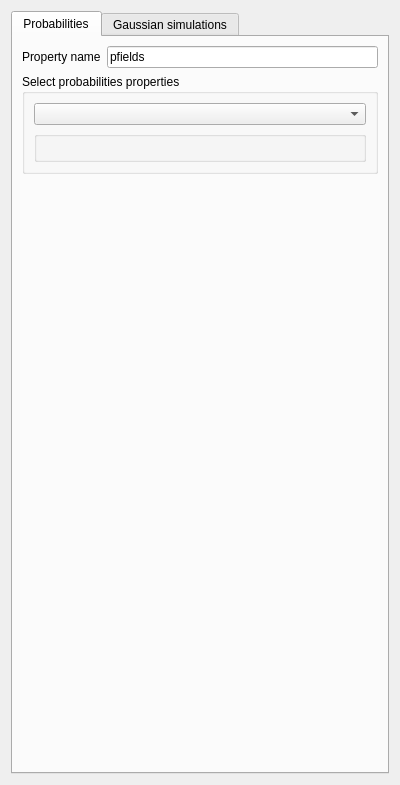
<?xml version="1.0" encoding="UTF-8"?>
<ui version="4.0">
 <class>Form</class>
 <widget class="QWidget" name="Form">
  <property name="geometry">
   <rect>
    <x>0</x>
    <y>0</y>
    <width>400</width>
    <height>785</height>
   </rect>
  </property>
  <property name="windowTitle">
   <string>Form</string>
  </property>
  <property name="AlgorithmCategory" stdset="0">
   <string>LPM-Geomod_Suite</string>
  </property>
  <property name="AlgorithmDescription" stdset="0">
   <string>probability fields simulation</string>
  </property>
  <layout class="QVBoxLayout" name="verticalLayout">
   <item>
    <widget class="QTabWidget" name="tabWidget">
     <property name="currentIndex">
      <number>0</number>
     </property>
     <widget class="QWidget" name="tab1">
      <attribute name="title">
       <string>Probabilities</string>
      </attribute>
      <layout class="QGridLayout" name="gridLayout_3">
       <item row="0" column="0">
        <widget class="QLabel" name="label">
         <property name="text">
          <string>Property name</string>
         </property>
        </widget>
       </item>
       <item row="0" column="1">
        <widget class="QLineEdit" name="lineEdit">
         <property name="sizePolicy">
          <sizepolicy hsizetype="Expanding" vsizetype="Fixed">
           <horstretch>0</horstretch>
           <verstretch>0</verstretch>
          </sizepolicy>
         </property>
         <property name="text">
          <string>pfields</string>
         </property>
        </widget>
       </item>
       <item row="1" column="0" colspan="2">
        <widget class="QGroupBox" name="groupBox_2">
         <property name="title">
          <string>Select probabilities properties</string>
         </property>
         <layout class="QGridLayout" name="gridLayout_2">
          <item row="0" column="0">
           <widget class="GridSelectorBasic" name="gridselectorbasic">
            <property name="sizePolicy">
             <sizepolicy hsizetype="Expanding" vsizetype="Fixed">
              <horstretch>0</horstretch>
              <verstretch>0</verstretch>
             </sizepolicy>
            </property>
           </widget>
          </item>
          <item row="1" column="0">
           <widget class="OrderedPropertySelector" name="orderedpropertyselector">
            <property name="sizePolicy">
             <sizepolicy hsizetype="Expanding" vsizetype="Preferred">
              <horstretch>0</horstretch>
              <verstretch>0</verstretch>
             </sizepolicy>
            </property>
           </widget>
          </item>
         </layout>
        </widget>
       </item>
       <item row="2" column="1">
        <spacer name="verticalSpacer">
         <property name="orientation">
          <enum>Qt::Vertical</enum>
         </property>
         <property name="sizeHint" stdset="0">
          <size>
           <width>20</width>
           <height>40</height>
          </size>
         </property>
        </spacer>
       </item>
      </layout>
     </widget>
     <widget class="QWidget" name="tab2">
      <attribute name="title">
       <string>Gaussian simulations</string>
      </attribute>
      <layout class="QGridLayout" name="gridLayout">
       <item row="0" column="0">
        <widget class="QGroupBox" name="groupBox_3">
         <property name="title">
          <string>Select gaussian simulations properties</string>
         </property>
         <layout class="QVBoxLayout" name="verticalLayout_5">
          <item>
           <widget class="GridSelectorBasic" name="gridselectorbasic_2">
            <property name="sizePolicy">
             <sizepolicy hsizetype="Expanding" vsizetype="Fixed">
              <horstretch>0</horstretch>
              <verstretch>0</verstretch>
             </sizepolicy>
            </property>
           </widget>
          </item>
          <item>
           <widget class="OrderedPropertySelector" name="orderedpropertyselector_2">
            <property name="sizePolicy">
             <sizepolicy hsizetype="Expanding" vsizetype="Preferred">
              <horstretch>0</horstretch>
              <verstretch>0</verstretch>
             </sizepolicy>
            </property>
           </widget>
          </item>
         </layout>
        </widget>
       </item>
       <item row="1" column="0">
        <spacer name="verticalSpacer_2">
         <property name="orientation">
          <enum>Qt::Vertical</enum>
         </property>
         <property name="sizeHint" stdset="0">
          <size>
           <width>20</width>
           <height>40</height>
          </size>
         </property>
        </spacer>
       </item>
      </layout>
     </widget>
    </widget>
   </item>
  </layout>
 </widget>
 <customwidgets>
  <customwidget>
   <class>GridSelectorBasic</class>
   <extends>QComboBox</extends>
   <header>qtplugins/selectors.h</header>
  </customwidget>
  <customwidget>
   <class>OrderedPropertySelector</class>
   <extends>GsTLGroupBox</extends>
   <header>qtplugins/selectors.h</header>
  </customwidget>
  <customwidget>
   <class>GsTLGroupBox</class>
   <extends>QGroupBox</extends>
   <header>qtplugins/selectors.h</header>
  </customwidget>
 </customwidgets>
 <resources/>
 <connections>
  <connection>
   <sender>gridselectorbasic</sender>
   <signal>activated(QString)</signal>
   <receiver>orderedpropertyselector</receiver>
   <slot>show_properties(QString)</slot>
   <hints>
    <hint type="sourcelabel">
     <x>152</x>
     <y>90</y>
    </hint>
    <hint type="destinationlabel">
     <x>148</x>
     <y>126</y>
    </hint>
   </hints>
  </connection>
  <connection>
   <sender>gridselectorbasic_2</sender>
   <signal>activated(QString)</signal>
   <receiver>orderedpropertyselector_2</receiver>
   <slot>show_properties(QString)</slot>
   <hints>
    <hint type="sourcelabel">
     <x>176</x>
     <y>90</y>
    </hint>
    <hint type="destinationlabel">
     <x>175</x>
     <y>126</y>
    </hint>
   </hints>
  </connection>
 </connections>
</ui>
